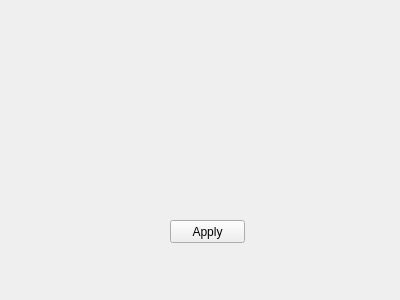
<?xml version="1.0" encoding="UTF-8"?>
<ui version="4.0">
 <class>Settings_window</class>
 <widget class="QWidget" name="Settings_window">
  <property name="geometry">
   <rect>
    <x>0</x>
    <y>0</y>
    <width>400</width>
    <height>300</height>
   </rect>
  </property>
  <property name="windowTitle">
   <string>Form</string>
  </property>
  <widget class="QPushButton" name="apply_btn">
   <property name="geometry">
    <rect>
     <x>170</x>
     <y>220</y>
     <width>75</width>
     <height>23</height>
    </rect>
   </property>
   <property name="text">
    <string>Apply</string>
   </property>
  </widget>
 </widget>
 <resources/>
 <connections/>
</ui>
